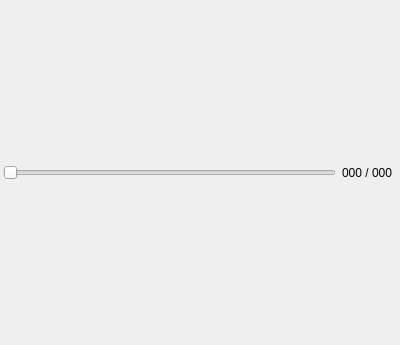
<?xml version="1.0" encoding="UTF-8"?>
<ui version="4.0">
 <class>Display_manager</class>
 <widget class="QWidget" name="Display_manager">
  <property name="geometry">
   <rect>
    <x>0</x>
    <y>0</y>
    <width>400</width>
    <height>345</height>
   </rect>
  </property>
  <property name="windowTitle">
   <string>Form</string>
  </property>
  <layout class="QGridLayout" name="gridLayout">
   <property name="leftMargin">
    <number>3</number>
   </property>
   <property name="topMargin">
    <number>3</number>
   </property>
   <property name="rightMargin">
    <number>3</number>
   </property>
   <property name="bottomMargin">
    <number>3</number>
   </property>
   <item row="0" column="0">
    <layout class="QHBoxLayout" name="horizontalLayout">
     <item>
      <widget class="QSlider" name="sld_plane">
       <property name="orientation">
        <enum>Qt::Horizontal</enum>
       </property>
      </widget>
     </item>
     <item>
      <widget class="QLabel" name="lbl_plane">
       <property name="sizePolicy">
        <sizepolicy hsizetype="Fixed" vsizetype="Preferred">
         <horstretch>55</horstretch>
         <verstretch>0</verstretch>
        </sizepolicy>
       </property>
       <property name="minimumSize">
        <size>
         <width>55</width>
         <height>0</height>
        </size>
       </property>
       <property name="maximumSize">
        <size>
         <width>55</width>
         <height>16777215</height>
        </size>
       </property>
       <property name="text">
        <string>000 / 000</string>
       </property>
      </widget>
     </item>
    </layout>
   </item>
  </layout>
 </widget>
 <resources/>
 <connections/>
</ui>
